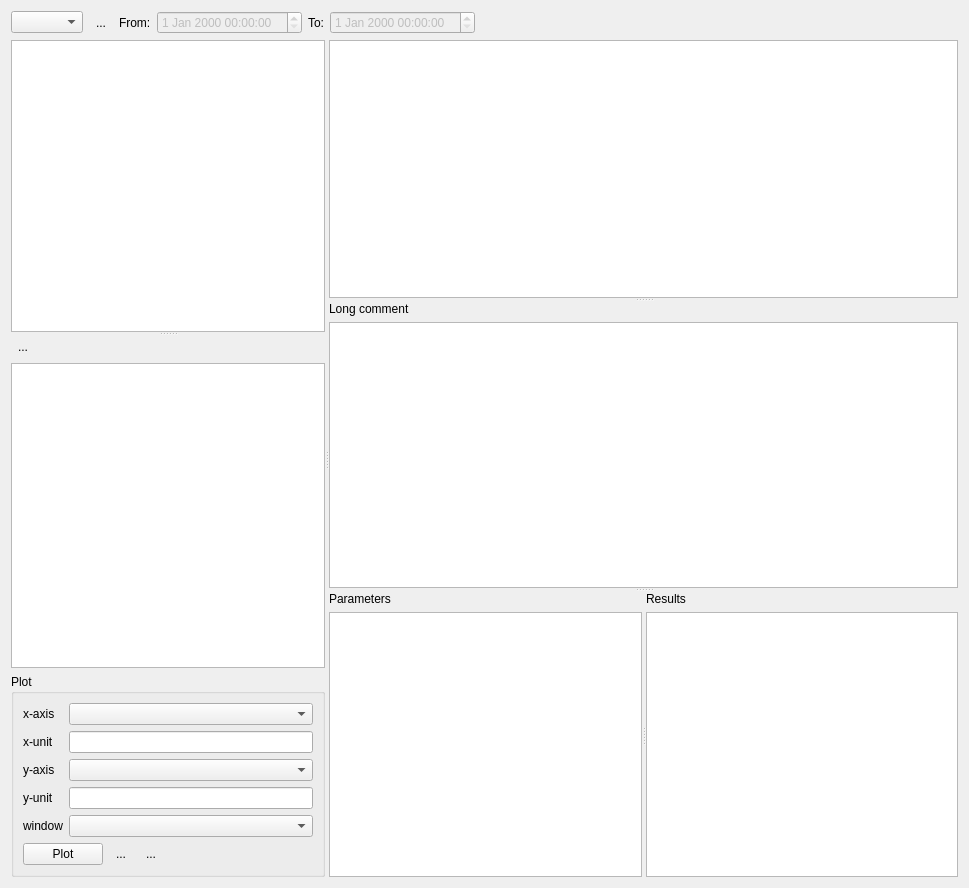
<?xml version="1.0" encoding="UTF-8"?>
<ui version="4.0">
 <class>Form</class>
 <widget class="QWidget" name="Form">
  <property name="geometry">
   <rect>
    <x>0</x>
    <y>0</y>
    <width>969</width>
    <height>888</height>
   </rect>
  </property>
  <property name="windowTitle">
   <string>Measurement Log</string>
  </property>
  <property name="windowIcon">
   <iconset resource="Experiment.qrc">
    <normaloff>:/petersIcons/icons/Owwnotebook_icon.png</normaloff>:/petersIcons/icons/Owwnotebook_icon.png</iconset>
  </property>
  <layout class="QVBoxLayout" name="verticalLayout_12">
   <item>
    <layout class="QHBoxLayout" name="horizontalLayout">
     <item>
      <widget class="QComboBox" name="timespanComboBox"/>
     </item>
     <item>
      <widget class="QToolButton" name="refreshButton">
       <property name="toolTip">
        <string>Repeat database Query</string>
       </property>
       <property name="text">
        <string>...</string>
       </property>
       <property name="icon">
        <iconset resource="Experiment.qrc">
         <normaloff>:/openicon/icons/view-refresh-7.png</normaloff>:/openicon/icons/view-refresh-7.png</iconset>
       </property>
       <property name="autoRaise">
        <bool>true</bool>
       </property>
      </widget>
     </item>
     <item>
      <widget class="QLabel" name="fromLabel">
       <property name="enabled">
        <bool>true</bool>
       </property>
       <property name="text">
        <string>From:</string>
       </property>
      </widget>
     </item>
     <item>
      <widget class="QDateTimeEdit" name="fromDateTimeEdit">
       <property name="enabled">
        <bool>false</bool>
       </property>
      </widget>
     </item>
     <item>
      <widget class="QLabel" name="toLabel">
       <property name="enabled">
        <bool>true</bool>
       </property>
       <property name="text">
        <string>To:</string>
       </property>
      </widget>
     </item>
     <item>
      <widget class="QDateTimeEdit" name="toDateTimeEdit">
       <property name="enabled">
        <bool>false</bool>
       </property>
      </widget>
     </item>
     <item>
      <spacer name="horizontalSpacer">
       <property name="orientation">
        <enum>Qt::Horizontal</enum>
       </property>
       <property name="sizeHint" stdset="0">
        <size>
         <width>40</width>
         <height>20</height>
        </size>
       </property>
      </spacer>
     </item>
    </layout>
   </item>
   <item>
    <widget class="QSplitter" name="splitterHorizontal">
     <property name="orientation">
      <enum>Qt::Horizontal</enum>
     </property>
     <widget class="QWidget" name="layoutWidget">
      <layout class="QVBoxLayout" name="verticalLayout">
       <item>
        <widget class="QSplitter" name="splitterLeftVertical">
         <property name="orientation">
          <enum>Qt::Vertical</enum>
         </property>
         <widget class="QTableView" name="studyTableView"/>
         <widget class="QWidget" name="layoutWidget_2">
          <layout class="QVBoxLayout" name="verticalLayout_3">
           <item>
            <layout class="QHBoxLayout" name="horizontalLayout_3">
             <item>
              <widget class="QToolButton" name="scanNameFilterButton">
               <property name="toolTip">
                <string>Apply filter</string>
               </property>
               <property name="text">
                <string>...</string>
               </property>
               <property name="icon">
                <iconset resource="Experiment.qrc">
                 <normaloff>:/kde/icons/view-filter.png</normaloff>:/kde/icons/view-filter.png</iconset>
               </property>
               <property name="checkable">
                <bool>true</bool>
               </property>
               <property name="autoRaise">
                <bool>true</bool>
               </property>
              </widget>
             </item>
             <item>
              <spacer name="horizontalSpacer_3">
               <property name="orientation">
                <enum>Qt::Horizontal</enum>
               </property>
               <property name="sizeHint" stdset="0">
                <size>
                 <width>40</width>
                 <height>20</height>
                </size>
               </property>
              </spacer>
             </item>
            </layout>
           </item>
           <item>
            <widget class="QTableView" name="scanNameTableView"/>
           </item>
          </layout>
         </widget>
        </widget>
       </item>
       <item>
        <widget class="QGroupBox" name="groupBox">
         <property name="title">
          <string>Plot</string>
         </property>
         <layout class="QGridLayout" name="gridLayout">
          <item row="4" column="0">
           <widget class="QLabel" name="label_2">
            <property name="text">
             <string>y-axis</string>
            </property>
           </widget>
          </item>
          <item row="1" column="1" colspan="2">
           <widget class="QComboBox" name="xComboBox">
            <property name="sizePolicy">
             <sizepolicy hsizetype="Preferred" vsizetype="Fixed">
              <horstretch>1</horstretch>
              <verstretch>0</verstretch>
             </sizepolicy>
            </property>
           </widget>
          </item>
          <item row="9" column="1" colspan="2">
           <widget class="QComboBox" name="windowComboBox"/>
          </item>
          <item row="4" column="1" colspan="2">
           <widget class="QComboBox" name="yComboBox"/>
          </item>
          <item row="12" column="0" colspan="3">
           <layout class="QHBoxLayout" name="horizontalLayout_2">
            <item>
             <widget class="QPushButton" name="plotButton">
              <property name="text">
               <string>Plot</string>
              </property>
             </widget>
            </item>
            <item>
             <widget class="QToolButton" name="updatePlotButton">
              <property name="toolTip">
               <string>Update current</string>
              </property>
              <property name="text">
               <string>...</string>
              </property>
              <property name="icon">
               <iconset resource="Experiment.qrc">
                <normaloff>:/openicon/icons/view-refresh-7.png</normaloff>:/openicon/icons/view-refresh-7.png</iconset>
              </property>
              <property name="autoRaise">
               <bool>true</bool>
              </property>
             </widget>
            </item>
            <item>
             <widget class="QToolButton" name="updateAllPlotsButton">
              <property name="toolTip">
               <string>Update all</string>
              </property>
              <property name="text">
               <string>...</string>
              </property>
              <property name="icon">
               <iconset resource="Experiment.qrc">
                <normaloff>:/openicon/icons/view-refresh-7.png</normaloff>:/openicon/icons/view-refresh-7.png</iconset>
              </property>
              <property name="autoRaise">
               <bool>true</bool>
              </property>
             </widget>
            </item>
            <item>
             <spacer name="horizontalSpacer_2">
              <property name="orientation">
               <enum>Qt::Horizontal</enum>
              </property>
              <property name="sizeHint" stdset="0">
               <size>
                <width>40</width>
                <height>20</height>
               </size>
              </property>
             </spacer>
            </item>
           </layout>
          </item>
          <item row="9" column="0">
           <widget class="QLabel" name="label_3">
            <property name="text">
             <string>window</string>
            </property>
           </widget>
          </item>
          <item row="1" column="0">
           <widget class="QLabel" name="label">
            <property name="text">
             <string>x-axis</string>
            </property>
           </widget>
          </item>
          <item row="3" column="0">
           <widget class="QLabel" name="label_4">
            <property name="text">
             <string>x-unit</string>
            </property>
           </widget>
          </item>
          <item row="3" column="1" colspan="2">
           <widget class="QLineEdit" name="xUnitEdit"/>
          </item>
          <item row="6" column="0">
           <widget class="QLabel" name="label_5">
            <property name="text">
             <string>y-unit</string>
            </property>
           </widget>
          </item>
          <item row="6" column="1" colspan="2">
           <widget class="QLineEdit" name="yUnitEdit"/>
          </item>
         </layout>
        </widget>
       </item>
      </layout>
     </widget>
     <widget class="QSplitter" name="splitterVertical">
      <property name="orientation">
       <enum>Qt::Vertical</enum>
      </property>
      <widget class="QTableView" name="measurementTableView"/>
      <widget class="QWidget" name="verticalLayoutWidget">
       <layout class="QVBoxLayout" name="verticalLayout_2">
        <item>
         <widget class="QLabel" name="label_6">
          <property name="text">
           <string>Long comment</string>
          </property>
         </widget>
        </item>
        <item>
         <widget class="PlainTextEdit" name="plainTextEdit"/>
        </item>
       </layout>
      </widget>
      <widget class="QSplitter" name="splitterHorizontalParam">
       <property name="orientation">
        <enum>Qt::Horizontal</enum>
       </property>
       <widget class="QWidget" name="verticalLayoutWidget_2">
        <layout class="QVBoxLayout" name="verticalLayout_10">
         <item>
          <widget class="QLabel" name="label_7">
           <property name="text">
            <string>Parameters</string>
           </property>
          </widget>
         </item>
         <item>
          <widget class="QTableView" name="parameterTableView"/>
         </item>
        </layout>
       </widget>
       <widget class="QWidget" name="verticalLayoutWidget_3">
        <layout class="QVBoxLayout" name="verticalLayout_11">
         <item>
          <widget class="QLabel" name="label_8">
           <property name="text">
            <string>Results</string>
           </property>
          </widget>
         </item>
         <item>
          <widget class="QTableView" name="resultTableView"/>
         </item>
        </layout>
       </widget>
      </widget>
     </widget>
    </widget>
   </item>
  </layout>
 </widget>
 <customwidgets>
  <customwidget>
   <class>PlainTextEdit</class>
   <extends>QPlainTextEdit</extends>
   <header>gui.MeasurementLogUi.PlainTextEdit</header>
  </customwidget>
 </customwidgets>
 <resources>
  <include location="Experiment.qrc"/>
 </resources>
 <connections/>
</ui>
